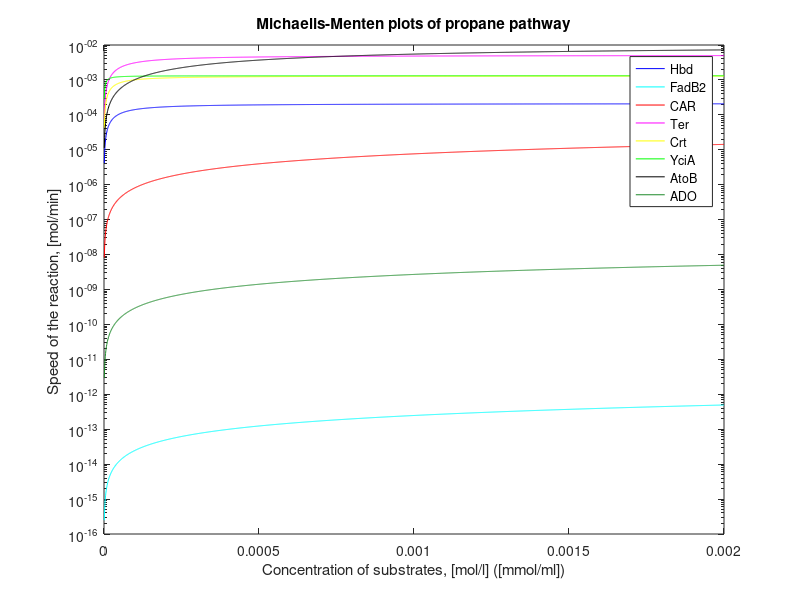
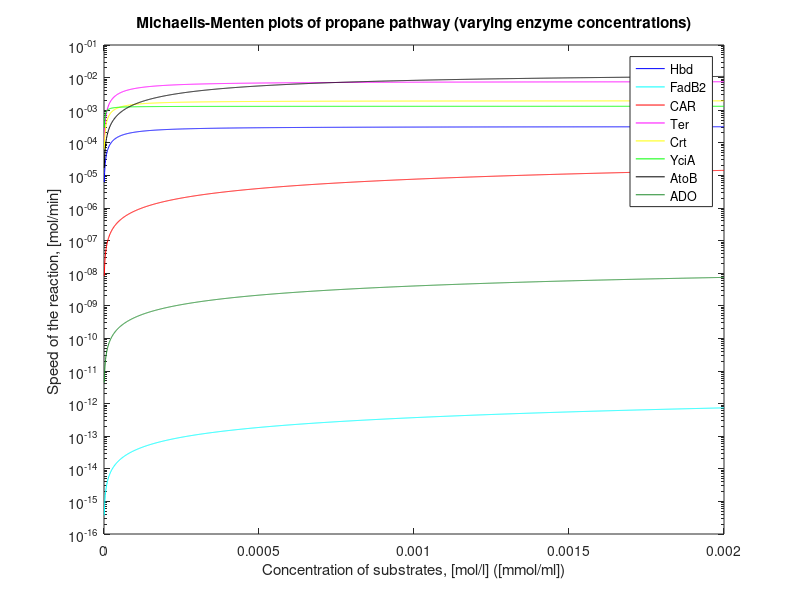

Write the MATLAB code that produced these figures, in order.


function bottleneck_plots()

concentrations = [0:0.000001:0.002];

% Comparison of enzymes
figure
% hdb                              enzyme Kcat      K_MA  K_MB  NADPH
hbdvals = randombibi(concentrations,1e-6,336.408402,5e-5,7e-05,0.00012); 
semilogy(concentrations,hbdvals,'b')
hold on
% fadb2 approximated as better than it really is with irreversibility
%                                             enzyme Kcat   K_MA K_MB  K_iA  NADPH
fadb2vals = randombibiInhibition(concentrations,1e-6,0.677,0.656,0.50,0.656,0.00012);
semilogy(concentrations,fadb2vals,'c')
hold on
% Car                                        enzyme Kcat K_MA   K_MB    K_MC     K_iA
carvals = biuniunibipingpongCar(concentrations,1e-6,150,1.3e-02,4.8e-05,0.000115,0.013);
semilogy(concentrations,carvals,'r')
% Ter                                        enzyme Kcat K_MA   K_MB   K_iA     NADH
tervals = randombibiInhibition(concentrations,1e-6,5460,7e-05,5.2e-06,1.98e-07,8.3e-05);
semilogy(concentrations,tervals,'m')
hold on
% crt                                  enzyme Kcat        K_M
crtvals = michaelisMenten(concentrations,1e-6,1310.812568,3e-05);
semilogy(concentrations,crtvals,'y')
% ycia                                  enzyme Kcat K_M
yciavals = michaelisMenten(concentrations,1e-6,1320,3.5e-06);
semilogy(concentrations,yciavals,'g')
% AtoB                        enzyme Kcat        K_M
atobvals = atob(concentrations,1e-6,10653.02494,0.00047);
semilogy(concentrations,atobvals,'k')
% ADO                                  enzyme Kcat K_M
adovals = michaelisMenten(concentrations,1e-6,0.03,0.0101);
semilogy(concentrations,adovals,'Color',[30/255,137/255,37/225])

title('Michaelis-Menten plots of propane pathway')

xlabel('Concentration of substrates, [mol/l] ([mmol/ml])') % x-axis label
ylabel('Speed of the reaction, [mol/min] ') % y-axis label

legend('Hbd','FadB2','CAR','Ter','Crt','YciA','AtoB','ADO')



% Comparison of enzymes with enzyme concentration rates, ADO constuct is
% estimated to be expressed 1.5 times more
figure
% hdb                              enzyme  Kcat      K_MA  K_MB  NADPH
hbdvals = randombibi(concentrations,1.5e-6,336.408402,5e-5,7e-05,0.00012); 
semilogy(concentrations,hbdvals,'b')
hold on
% fadb2 approximated as better than it really is with irreversibility
%                                             enzyme  Kcat   K_MA K_MB  K_iA  NADPH
fadb2vals = randombibiInhibition(concentrations,1.5e-6,0.677,0.656,0.50,0.656,0.00012);
semilogy(concentrations,fadb2vals,'c')
hold on
% Car                                        enzyme Kcat K_MA   K_MB    K_MC     K_iA
carvals = biuniunibipingpongCar(concentrations,1e-6,150,1.3e-02,4.8e-05,0.000115,0.013);
semilogy(concentrations,carvals,'r')
% Ter                                        enzyme Kcat K_MA   K_MB   K_iA     NADH
tervals = randombibiInhibition(concentrations,1.5e-6,5460,7e-05,5.2e-06,1.98e-07,8.3e-05);
semilogy(concentrations,tervals,'m')
hold on
% crt                                   enzyme Kcat        K_M
crtvals = michaelisMenten(concentrations,1.5e-6,1310.812568,3e-05);
semilogy(concentrations,crtvals,'y')
% ycia                                   enzyme Kcat   K_M
yciavals = michaelisMenten(concentrations,1e-6,1320,3.5e-06);
semilogy(concentrations,yciavals,'g')
% AtoB                        enzyme   Kcat       K_M
atobvals = atob(concentrations,1.5e-6,10653.02494,0.00047);
semilogy(concentrations,atobvals,'k')
% ADO                                   enzyme Kcat  K_M
adovals = michaelisMenten(concentrations,1.5e-6,0.03,0.0101);
semilogy(concentrations,adovals,'Color',[30/255,137/255,37/225])

title('Michaelis-Menten plots of propane pathway (varying enzyme concentrations)')

xlabel('Concentration of substrates, [mol/l] ([mmol/ml])') % x-axis label
ylabel('Speed of the reaction, [mol/min] ') % y-axis label

legend('Hbd','FadB2','CAR','Ter','Crt','YciA','AtoB','ADO')


end

function [val] = atob(substratea,enzyme,Kcat,Kma) % ping pong bi bi for AtoB

val = Kcat.*enzyme.*(substratea.*substratea)./ ...
    (substratea.*substratea+Kma.*substratea+Kma.*substratea);
end

function [val] = randombibi(A,enzyme,kcat,kma,kmb,substrateb)

val = kcat.*enzyme.*A.*substrateb./(A.*substrateb+kmb.*A+kma.*substrateb+kma.*kmb);

end

function [val] = biuniunibipingpongCar(substratea,enzyme,Kcat,Kma,Kmb,Kmc,Kia)

% this function is specific for Car, so these are defined here.. I could
% have so for all the K values but, whatever.
substrateb = 0.00012;
substratec = 0.0096;

val = (Kcat.*enzyme.*substratea.*substrateb.*substratec)./ ... 
    (Kia.*Kmb.*substratec+Kmc.*substratea.*substrateb+Kmb.*substratea.*substratec+ ... 
    Kma.*substrateb.*substratec+substratea.*substrateb.*substratec);
end

function [val] = randombibiInhibition(substratea,enzyme,Kcat,Kma,Kmb,Kia,substrateb)

val = (Kcat.*enzyme.*substratea.*substrateb)./ ...
    (substratea.*substrateb+Kmb.*substratea+Kma.*substrateb+Kia.*Kmb);
end

% These both are basic Michaelis-Menten
function [val] = michaelisMenten(substrate,enzyme,Kcat,Km)

val = Kcat.*enzyme.*substrate./(Km+substrate);

end
